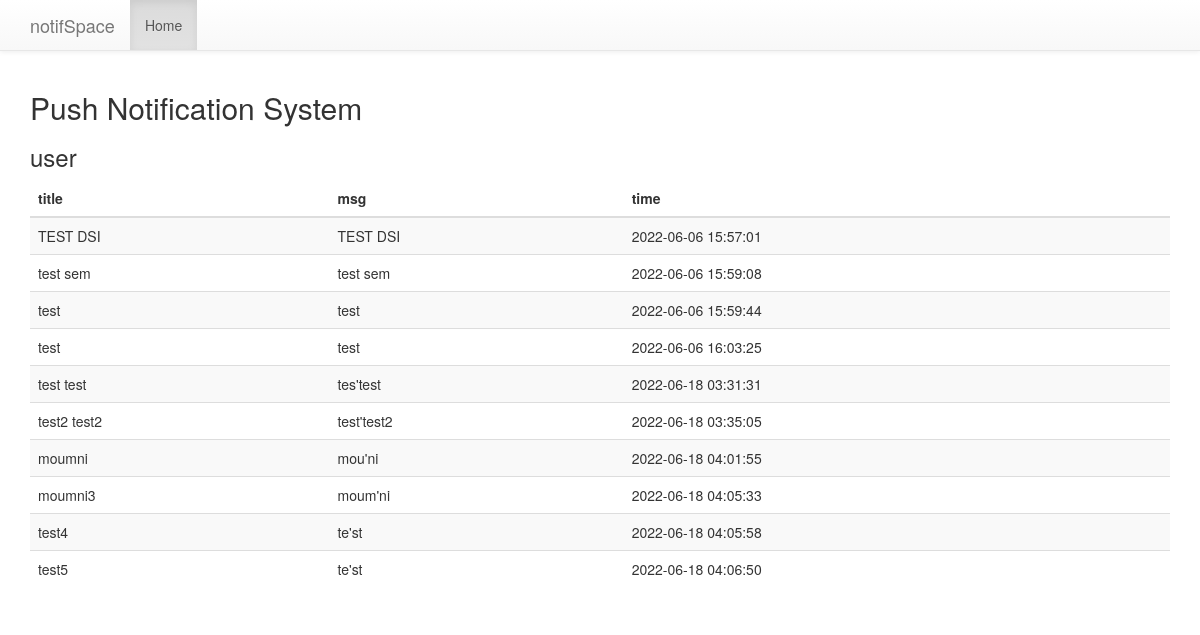
/list_notif.php (signed in), run on the app's committed database.
### tables this page shows
CREATE TABLE `notif` (
  `id` int(20) NOT NULL,
  `title` varchar(250) NOT NULL,
  `notif_msg` text NOT NULL,
  `notif_time` datetime NOT NULL,
  `section` varchar(10) DEFAULT NULL,
  `user` varchar(255) DEFAULT NULL,
  `notif_repeat` int(11) DEFAULT 1,
  `notif_loop` int(11) DEFAULT 1,
  `publish_date` timestamp NOT NULL DEFAULT current_timestamp() ON UPDATE current_timestamp()
);

### list_notif.php (the view, shortened to what this page needs)
<?php
include "connction.php";
include('inc/header.php');
?>
<?php include('inc/container.php');?>
<body>
    <div>
    <h2> Push Notification System </h2>
        <H3>user</h3>
<table class="table table-striped">
    <thead>
      <tr>
        <th>title</th>
        <th>msg</th>
        <th>time</th>
      </tr>
    </thead>
    <tbody>
        <?php
            if(isset($_SESSION['username']) && $_SESSION['username'] == 'admin') {
              $res= mysqli_query($link, "select * from notif");
            }
            while($row=mysqli_fetch_array($res)){
              echo "<tr>";
              echo "<td>"; echo $row["title"]; echo "</td>";
              echo "<td>"; echo $row["notif_msg"]; echo "</td>";
              echo "<td>"; echo $row["notif_time"]; echo "</td>";
            }
        ?>
    </tbody>
  </table>
</div>
</body>
</html>

### inc/header.php (shortened to what this page needs)
<!DOCTYPE html>
<html>
<head>
<link rel="stylesheet" href="https://maxcdn.bootstrapcdn.com/bootstrap/3.3.5/css/bootstrap.min.css">
<link rel="stylesheet" href="https://maxcdn.bootstrapcdn.com/bootstrap/3.3.5/css/bootstrap-theme.min.css">
</head>

### inc/container.php (shortened to what this page needs)
<body class="">
<div role="navigation" class="navbar navbar-default navbar-static-top">
      <div class="container">
        <div class="navbar-header">
          <a href="" class="navbar-brand">notifSpace</a>
        </div>
        <div class="navbar-collapse collapse">
          <ul class="nav navbar-nav">
            <li class="active"><a href="index.php">Home</a></li>
          </ul>
        </div>
      </div>
    </div>
	<div class="container" style="min-height:500px;">

### data on the page
notif: title "TEST DSI", notif_msg "TEST DSI", notif_time "2022-06-06 15:57:01"
notif: title "test sem", notif_msg "test sem", notif_time "2022-06-06 15:59:08"
notif: title "test", notif_msg "test", notif_time "2022-06-06 15:59:44"
notif: title "test", notif_msg "test", notif_time "2022-06-06 16:03:25"
notif: title "test test", notif_msg "tes'test", notif_time "2022-06-18 03:31:31"
notif: title "test2 test2", notif_msg "test'test2", notif_time "2022-06-18 03:35:05"
notif: title "moumni", notif_msg "mou'ni", notif_time "2022-06-18 04:01:55"
notif: title "moumni3", notif_msg "moum'ni", notif_time "2022-06-18 04:05:33"
notif: title "test4", notif_msg "te'st", notif_time "2022-06-18 04:05:58"
notif: title "test5", notif_msg "te'st", notif_time "2022-06-18 04:06:50"
